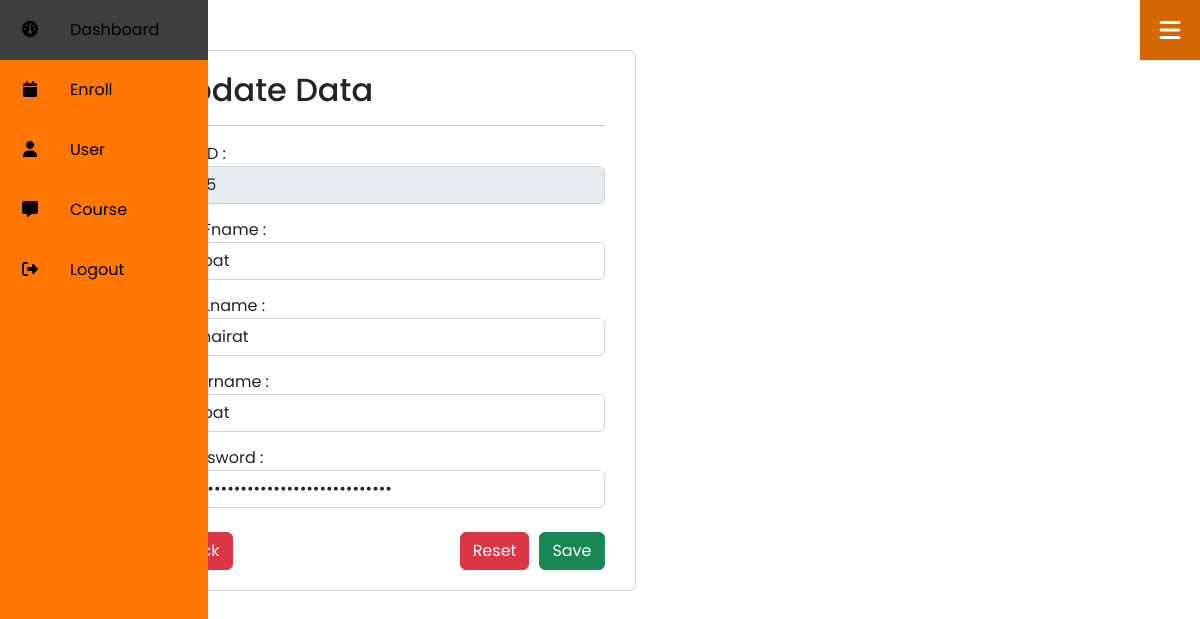
/listuser.php?edit=1045 (signed in), run on the app's committed database.
### tables this page shows
CREATE TABLE `user` (
  `UserID` int(11) NOT NULL,
  `UserFname` varchar(50) NOT NULL,
  `UserLname` varchar(50) NOT NULL,
  `UUsername` varchar(50) NOT NULL,
  `UPassword` varchar(50) NOT NULL,
  `Ustatus` int(11) NOT NULL
);

### core/class.user.php (called while the page is built, shortened)
<?php
class user
{
    private $db;
    public function __construct(){
        try{
            $this->db = new PDO(CONFIG, USER, PWD);
            $this->db->setAttribute(PDO::ATTR_ERRMODE,PDO::ERRMODE_EXCEPTION);
        }catch(\PDOException $e){
            echo $e->getMessage();
        }
    }
    public function closeconnect()
    {
        $this->db = null;
    }
    public function getUserByID($UserID)
    {
        $sql = "SELECT * FROM `user` WHERE `UserID` = ?";
        $stmt = $this->db->prepare($sql);
        $stmt->execute([$UserID]);
        $data = $stmt->fetch(PDO::FETCH_ASSOC);
        return $data;
    }
    public function user_list()
    {
        $sql = "SELECT * FROM `user`";
        $res = $this->db->query($sql);
        return $res->fetchall(PDO::FETCH_ASSOC);
    }
}
?>

### controller.user.php (called while the page is built, shortened)
<?php
    require_once('./core/class.user.php');
    $user = new user();
    if(isset($_GET['save'])){
        $UserFname = $_POST["UserFname"];
        $UserLname = $_POST["UserLname"];
        $UUsername = $_POST["UUsername"];
        $UPassword = $_POST["UPassword"];
        $user->insertuser($UserFname, $UserLname, $UUsername, $UPassword);
        header('Location: listuser.php');
    }else if(isset($_GET['saveeu'])){
        $EnrollUserID = $_POST["EnrollUserID"];
        $EnrollCourseID = $_POST["EnrollCourseID"];
        $user->insertenrolluser($EnrollUserID, $EnrollCourseID);
        header('Location: listenroll.php');
    }else if(isset($_GET['edit'])){
        $u = $user->getUserByID($_GET['edit']);
    }else if(isset($_GET['editc'])){
        $c = $user->getCourseByID($_GET['editc']);
    }else if(isset($_GET['editeu'])){
        $e = $user->getEnrollUserByID($_GET['editeu']);
    }else if(isset($_GET['update'])){
        $field = ['UserFname' => $_POST["UserFname"], 'UserLname' => $_POST["UserLname"], 'UUsername' => $_POST["UUsername"], 'UPassword' => md5($_POST["UPassword"])];
        $user->updateuser($_GET['update'],$field);
        header('Location: listuser.php');
    }else if(isset($_GET['updatec'])){
        date_default_timezone_set("Asia/bangkok");
        $date=date("Ymdhis");
        $uploadOk = 1;
        if($_FILES["fileToUpload"]["name"] == null){
            $target_file = $_POST["oldimage"];
            $field = ['CourseCode' => $_POST["CourseCode"], 'CourseName' => $_POST["CourseName"], 'CourseImg' => $target_file];
            $user->updatecourse($_GET['updatec'],$field);
            echo "<script>goto('listcourse.php');</script>";
        }else{
            $imgname = $_FILES["fileToUpload"]["name"];
            $extension = pathinfo($imgname,PATHINFO_EXTENSION);
            $target_dir = "img/";
            $target_file = $target_dir . basename($date.".".$extension[0].$extension[1].$extension[2]);
            $imageFileType = strtolower(pathinfo($target_file,PATHINFO_EXTENSION));
            if(isset($_POST["submit"])) {
                $check = getimagesize($_FILES["fileToUpload"]["tmp_name"]);
                if($check !== false) {
                    echo "File is an image - " . $check["mime"] . ".";
                    $uploadOk = 1;
                } else {
                    echo "File is not an image.";
                    $uploadOk = 0;
                }
            }
            if (file_exists($target_file)) {
                echo "Sorry, file already exists.";
                $uploadOk = 0;
            }
            if($imageFileType != "jpg" && $imageFileType != "png") {
                echo "Sorry, only JPG, PNG files are allowed.";
                $uploadOk = 0;
            }
            if($uploadOk == 0) {
                echo "<script>alertfunc('Sorry, your file was not uploaded.');";
                echo "goto('listcourse.php')</script>";
            }else {
                if(move_uploaded_file($_FILES["fileToUpload"]["tmp_name"], $target_file)){
                    echo "Success: upload completed<br>";
                    echo "The file ".htmlspecialchars(basename($_FILES["fileToUpload"]["name"]))." has been uploaded to server.";
                    $field = ['CourseCode' => $_POST["CourseCode"], 'CourseName' => $_POST["CourseName"], 'CourseImg' => $target_file];
                    $user->updatecourse($_GET['updatec'],$field);
                    echo "<script>goto('listcourse.php');</script>";
                } else {
                    echo "<script>alertfunc('Sorry there was an error uploading your file');";
                    echo "goto('listcourse.php')</script>";
                }
            }
        }
    }else if(isset($_GET['updateeu'])){
        $field = ['EnrollUserID' => $_POST["EnrollUserID"], 'EnrollCourseID' => $_POST["EnrollCourseID"]];
        $user->updateenrolluser($_GET['updateeu'],$field);
        header('Location: listenroll.php');
    }else if(isset($_GET['enroll'])){
        $user->enrollcourse($_GET['enroll'], $_SESSION['userid']);
        header('Location: index.php');
    }else if(isset($_GET['unroll'])){
        $user->unrollcourse($_GET['unroll']);
        header('Location: enroll.php');
    }else if(isset($_GET['regiser'])){
        $username = $_POST["username"];
        $password = $_POST["password"];
        $varpassword = $_POST["varpassword"];
        $fname = $_POST["fname"];
        $lname = $_POST["lname"];
        $logic = $user->regisfinduser($username);
        if($logic == null){
            if($password != $varpassword){
                echo "<script>alertfunc('Wrong password. Please try again');";
                echo "goto('login.php?regis')</script>";
            }else{
                $user->regisuser($username, $password, $fname, $lname);
                echo "<script>alertfunc('Regis Success');";
                echo "goto('logout.php')</script>";
            }
        }else{
            echo "<script>alertfunc('This username already exists');";
            echo "goto('login.php?regis')</script>";
        }
    }else if(isset($_GET['login'])){
        $username = $_POST["username"];
        $password = $_POST["password"];
        $u = $user->loginuser($username, $password);
        if(@$u["Ustatus"]=="1"){
            $_SESSION['userid'] = $u["UserID"];
            $_SESSION['userstatus'] = "admin";
            echo "<script>alertfunc('Login as admin Success');";
            echo "goto('dashboard.php')</script>";
        }
        else if(@$u["Ustatus"]=="2"){
            $_SESSION['userid'] = $u["UserID"];
            $_SESSION['userstatus'] = "user";
            echo "<script>alertfunc('Login Success');";
            echo "goto('index.php')</script>";
        }
        else{
            echo "<script>alertfunc('Wrong username or password');";
            echo "goto('logout.php')</script>";
        }
    }
    if(isset($showuser)){
        $user_list = $user->user_list();
    }
?>

### listuser.php (the view, shortened to what this page needs)
<?php
    $showuser = "show";
    include('controller.user.php');
    include_once("navbar.php");
?>
<!DOCTYPE html>
<html lang="en">
<head>
    <link rel="stylesheet" href="csjs/dataTables.min.css">
    <link rel="stylesheet" href="csjs/css.css">
</head>
<body style="z-index: 1;">
    <div class="container" style="margin-left:auto;margin-right:auto;">
        <div class="row">
            <div class="col-1">
            </div>
            <div class="col-11">
            <div style="padding-top:50px;">
                <?php
                    if(isset($_GET["edit"]) == true){
                ?>
                    <div class="row">
                        <div class="col-lg-6">
                            <div class="card" style="width: 100%">
                                <form action="controller.user.php?update='<?php echo $u["UserID"] ?>'" method="post">
                                    <div style="margin-left:30px; margin-right:30px; margin-top:20px; margin-bottom:20px;">
                                        <h2>Update Data</h2><hr>
                                        <div>
                                            UserID : <br>
                                            <input type="text" class="form-control" name="UserID" placeholder="รหัสผู้ใช้" value="<?php echo $u["UserID"] ?>" readonly disabled required><br>
                                        </div>
                                        <div style="margin-top: -10px">
                                            UserFname : <br>
                                            <input type="text" class="form-control" name="UserFname" placeholder="ชื่อ" value="<?php echo $u["UserFname"] ?>" required><br>
                                        </div>
                                        <div style="margin-top: -10px">
                                            UserLname : <br>
                                            <input type="text" class="form-control" name="UserLname" placeholder="นามสกุล" value="<?php echo $u["UserLname"] ?>" required><br>
                                        </div>
                                        <div style="margin-top: -10px">
                                            UUsername : <br>
                                            <input type="text" class="form-control" name="UUsername" placeholder="ชื่อผู้ใช้" value="<?php echo $u["UUsername"] ?>" required><br>
                                        </div>
                                        <div style="margin-top: -10px">
                                            UPassword : <br>
                                            <input type="password" class="form-control" name="UPassword" placeholder="รหัสผ่าน" value="<?php echo $u["UPassword"] ?>" required><br>
                                        </div>
                                        <a class="btn btn-danger" href='listuser.php'>Back</a>
                                        <div style="display: flex; flex-shrink: 0; flex-wrap: wrap; align-items: center; justify-content: flex-end; margin-top: -38px;">
                                            <button class="btn btn-danger" style="margin-right: 10px;" type="reset">Reset</button>
                                            <button class="btn btn-success" type="submit" name="save">Save</button>
                                        </div>
                                    </div>
                                </form>
                            </div>
                        </div>
                        <div class="col-lg-6">
                        </div>
                    </div>
                <?php
                    }
                ?>
            </div>
        </div>
        </div>
    </div>
</body>
</html>

### navbar.php (style rules this page uses)
* { padding: 0; margin: 0; box-sizing: border-box; font-family: "Poppins", sans-serif; }
body { font-family: "Poppins", sans-serif; min-height: 100vh; background: black; }

### data on the page
user: UserID "1045", UserFname "napat", UserLname "juthairat", UUsername "napat"
